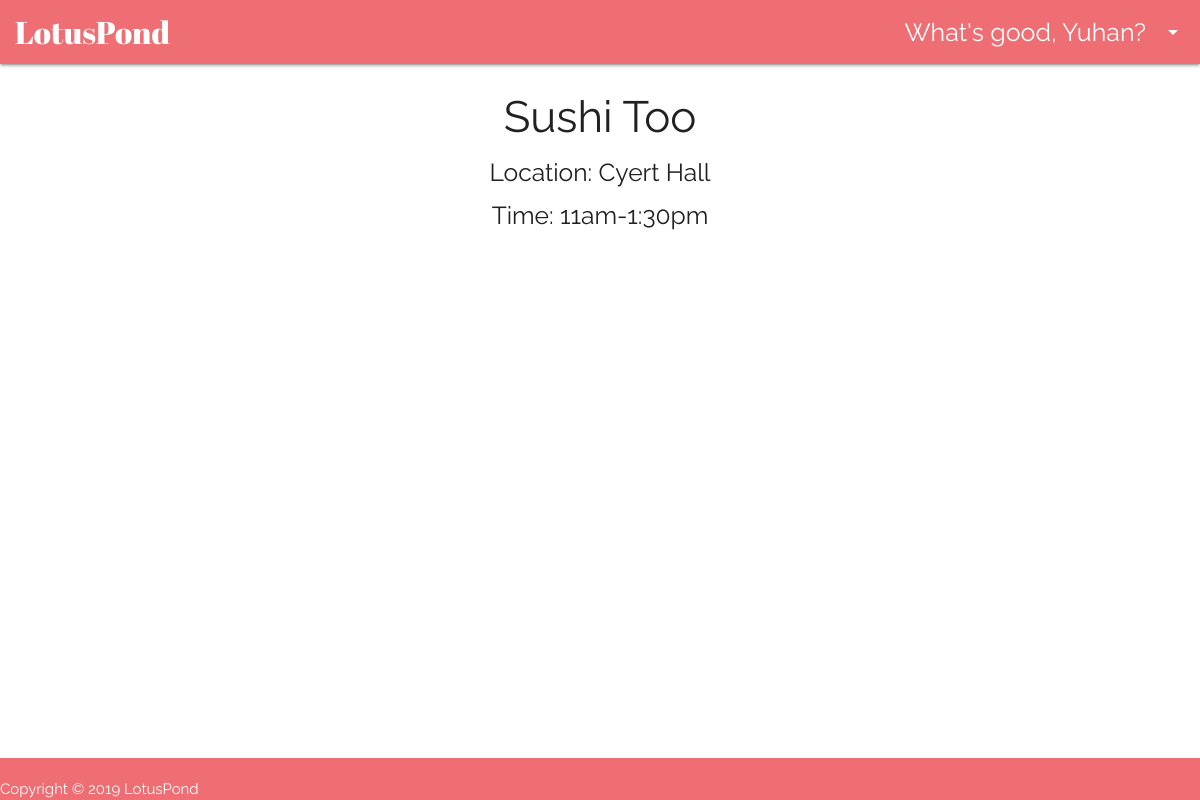
Page /takeout/menu_detail/7 (signed in) on the committed database.
### takeout/models.py (models this page shows, shortened)
class VendorProfile(models.Model):
    vendor = models.OneToOneField(User, default=None, on_delete=models.PROTECT,
                                  related_name='vendor_profile')
    phone = models.CharField(max_length=12)
    company_name = models.CharField(max_length=20)
    license = models.CharField(max_length=100)
    time_slot = models.CharField(max_length=200)
    parking_location = models.CharField(max_length=200)
    car = models.CharField(max_length=200)
    profile_pic = models.FileField(blank=True)
    content_type = models.CharField(max_length=50, default='image/jpg')
    payment_key = models.CharField(max_length=50)

### takeout/views.py (the view)
# urls.py: path('menu_detail/<int:vendor_id>', views.menu_detail,
@login_required
def menu_detail(request, vendor_id):
    if not customer_has_permission(request.user):
        raise PermissionDenied("You are not a customer!")
    context = {}
    vendor_profile = VendorProfile.objects.get(vendor_id=vendor_id)
    context['vendor'] = vendor_profile
    context['meals'] = VendorMeal.objects.all().filter(
        vendor=vendor_profile, date=timezone.now())
    return render(request, 'takeout/menu_detail.html', context)

### takeout/views.py (called while the page is built)
def customer_has_permission(user):
    try:
        customer = CustomerProfile.objects.get(customer=user)
        return True
    except CustomerProfile.DoesNotExist:
        return False

### takeout/templates/takeout/menu_detail.html (shortened to what this page needs)
{% extends "takeout/customer_base.html" %}
{% block content %}
  <div class="container center-align">
    <div class="col">
      <h3>{{ vendor.company_name }}</h3>
    </div>
    <div class="col">
      <h5>Location: {{ vendor.parking_location }}</h5>
      <h5>Time: {{ vendor.time_slot }}</h5>
    </div>
  </div>
{% endblock %}

### takeout/templates/takeout/customer_base.html (shortened to what this page needs)
<!DOCTYPE html>
<html>
  <head>
    <link rel="stylesheet" href="https://cdnjs.cloudflare.com/ajax/libs/materialize/1.0.0/css/materialize.css">
    {% load staticfiles %}
    <link href="{% static 'takeout/css/footer.css' %}" rel="stylesheet" type="text/css">
    <link href="{% static 'takeout/css/base.css' %}" rel="stylesheet" type="text/css">
  </head>
  	<body>
		<header>
			<nav>
				<div class="nav-wrapper">
					<a href="" class="brand-logo">LotusPond</a>
					<ul class="right hide-on-med-and-down">
						<li>
							<a class="dropdown-trigger" href="" data-target="dropdown1">
								What's good, {{user.first_name}}? <i class="material-icons right">arrow_drop_down</i>
							</a>
						</li>
					</ul>
				</div>
			</nav>
		</header>
		<main>
	      {% block content %}
	      {% endblock %}
    	</main>
		<footer class="page-footer" style="position:relative;bottom:0;left:0;width:100%;">
			<h7>Copyright &copy; 2019 LotusPond</h7>
		</footer>
  </body>
</html>

### takeout/static/takeout/css/footer.css (style rules this page uses)
body { display: flex; min-height: 100vh; flex-direction: column; }
main { flex: 1 0 auto; }

### takeout/static/takeout/css/base.css (style rules this page uses)
.brand-logo { margin-left: 15px; font-family: 'Abril Fatface', cursive; }
.dropdown-trigger { font-size: 25px; text-align: center; }
body { font-family: 'Raleway', sans-serif; }

### rows in the picture
VendorProfile: company_name "Sushi Too", parking_location "Cyert Hall", time_slot "11am-1:30pm"

### other values in the picture
{{ user.first_name }} "Yuhan"
